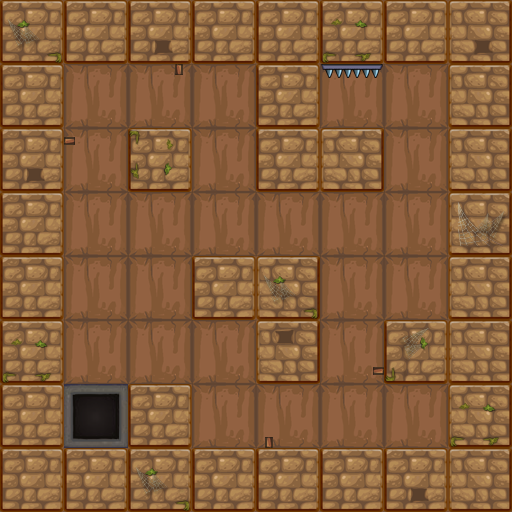

This is a level from a 2D game, rendered from its Tiled map with the project's own tilesets. A one-line summary and the map file follow, with tile-layer data summarised:
An orthogonal 8x8 tile map with 64x64 px tiles, 2 tile layers (bg1, fg1) and 25 objects (11x wall, 3x enemy, 2x torches, 2x banzi, 2x banziL, ...).

<map version="1.0" orientation="orthogonal" renderorder="right-down" width="8" height="8" tilewidth="64" tileheight="64">
 <properties>
  <property name="maxStep" value="8" />
 </properties>
 <tileset firstgid="1" name="lv1map" tilewidth="64" tileheight="64">
  <image source="lv1map.png" width="256" height="256" />
 </tileset>
 <layer name="bg1" width="8" height="8">
  <data>[64 cells, 64 non-empty, 3 distinct tile ids]</data>
 </layer>
 <layer name="fg1" width="8" height="8">
  <data>[64 cells, 20 non-empty, 7 distinct tile ids]</data>
 </layer>
 <objectgroup name="obj1">
  <object name="wall" x="0" y="0" width="512" height="64" />
  <object name="wall" x="256" y="256" width="64" height="128" />
  <object name="wall" x="0" y="0" width="64" height="512" />
  <object name="wall" x="0" y="448" width="512" height="64" />
  <object name="wall" x="384" y="320" width="128" height="64" />
  <object name="wall" x="256" y="0" width="64" height="192" />
  <object name="wall" x="448" y="0" width="64" height="448" />
  <object name="key" x="384" y="384" width="64" height="64">
   <properties>
    <property name="active" value="false" />
    <property name="isArmature" value="true" />
   </properties>
  </object>
  <object name="door" x="64" y="64" width="64" height="64">
   <properties>
    <property name="isArmature" value="true" />
   </properties>
  </object>
  <object name="player" x="192" y="384" width="64" height="64" />
  <object name="torches" x="128" y="128" width="64" height="64" />
  <object name="wall" x="128" y="128" width="64" height="64" />
  <object name="banzi" x="64" y="128" width="64" height="13" />
  <object name="banzi" x="320" y="371" width="64" height="13">
   <properties>
    <property name="isOver" value="false" />
   </properties>
  </object>
  <object name="enemy" x="320" y="384" width="64" height="64" />
  <object name="enemy" x="384" y="256" width="64" height="64" />
  <object name="torches" x="128" y="384" width="64" height="64" />
  <object name="banziL" x="256" y="384" width="13" height="64">
   <properties>
    <property name="isOver" value="false" />
   </properties>
  </object>
  <object name="dong" x="64" y="384" width="64" height="64" />
  <object name="enemy" x="192" y="192" width="64" height="64" />
  <object name="wall" x="256" y="128" width="128" height="64" />
  <object name="wall" x="128" y="384" width="64" height="128" />
  <object name="wall" x="192" y="256" width="128" height="64" />
  <object name="banziL" x="179" y="64" width="13" height="64" />
  <object name="ding " x="320" y="64" width="64" height="13" />
 </objectgroup>
</map>
